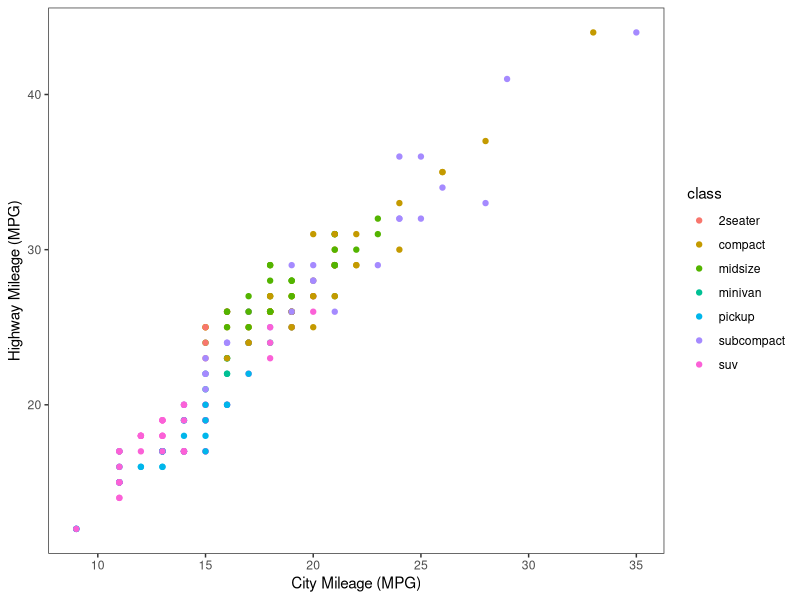
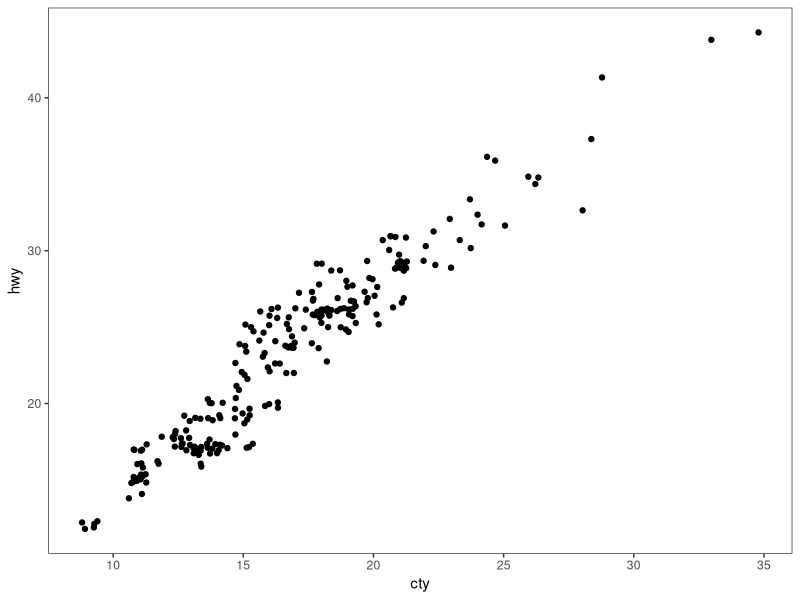
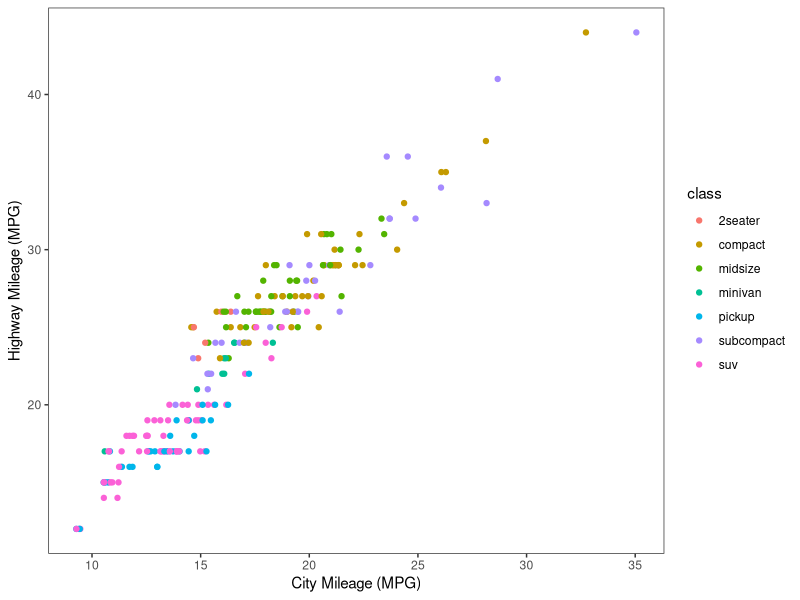

Source code (R) for these figures, in order: (Note: this script raises an error after producing the figures.)
# ---------------------------------------------------------- #
#### MODULE 3: Plot even more data!                       ####               
# ---------------------------------------------------------- #

## OBJECTIVE:
# 1. To develop a "grammar of graphics".
# 2. To become comfortable using ggplot2 for exploratory data visualization.


# ---------------------------------------------------------- #
#### SET UP:                                              ####
# ---------------------------------------------------------- #
# REMINDER: In RStudio, open the Rproject for our course (UNCG_DataWrangling), 
# pull any changes from GitHub, and navigate to the branch you created for 
# yourself (just a single branch for the whole semester) in RStudio's Git tab.
# Open this week's assignment in this new branch to complete and submit on GitHub.
# Ideally, you'll commit your answers a bit at a time as you work through
# this assignment, rather than committing all at once at the end.

# Reminder of some helpful resources for graphing in R:
# ggplot Cookbook: http://www.cookbook-r.com/Graphs/
# Official ggplot2 Book: https://ggplot2-book.org/
# Themes in ggplot2: https://ggplot2-book.org/polishing.html#themes

# In ggplot2, aesthetic means “something you can see”. Each aesthetic is a
# mapping between a visual cue and a variable.
# Examples include:
# position (i.e., on the x and y axes)
# color (“outside” color)
# fill (“inside” color)
# shape (of points)
# line type
# size

# Each type of geometric object (geom) accepts only a subset of all aesthetics.
# Refer to the geom help pages to see what mappings each geom accepts. Aesthetic
# mappings are set with the aes() function.
??geom

# TASK: We will be using the ggplot2 package for graphing. Fortunately, ggplot2 
# is nested within the tidyverse package (along with many others).
# Start by writing code to load the tidyverse library.
# HINT: see the end of assignment #1 if you forgot how to load a package.
library(tidyverse)

# TASK: Write code below to set your theme to black and white and both your major
# AND minor gridlines to element_blank for all plots you'll be making today.
# HINT: Check back to last week's assignment section 1.9 for setting themes for
# all plots.
theme_set(
  theme_bw() +
    theme(
      panel.grid.major = element_blank(),
      panel.grid.minor = element_blank()
    )
)

# ---------------------------------------------------------- #
#### 1.0 CORRELATION                                      ####
# ---------------------------------------------------------- #

# We learned how to make correlations last week, but it never hurts to get
# more practice! Let's start by using a data set built into ggplot2.
# The mpg dataset looks at the gas efficiency of different cars. Run the following
# code to load the data:
data(mpg, package = "ggplot2")

# TASK: Create a scatterplot (i.e., a dot plot) to relate city and highway mileage.
# Color the points by the class of car (class column) and label the x and y axis 
# to be more informative (City Mileage (MPG) vs Highway Mileage (MPG)).
# HINT: Refer back to last week's assignment or the ggplot help resources if you 
# forget how to make a scatterplot.
ggplot(mpg, aes(x = cty, y = hwy, color = class)) +
  geom_point() +
  labs(
    x = "City Mileage (MPG)",
    y = "Highway Mileage (MPG)"
  )

# Looks alright, but the graph may be hiding some information...
# QUESTION: How many data points are in the mpg dataframe?
# There are 234 observations in the mpg data frame. 

# QUESTION: Approximately how many dots are in the graph you just made? How does
# that compare to the number of observations in the dataframe?
# There are approximately 78 dots in the graph created. We have about one third 
# of the observations in the graph. This is because many points overlap in the 
# graph.

# Try another correlation-focused geom that addresses this problem by running
# the following code:
ggplot(data=mpg, aes(x=cty, y=hwy)) + 
  geom_jitter()


# QUESTION: What happened when you created the plot with geom_jitter?

# When we created a plot with geom_jitter all the points that were on top 
# of each other spread out. This gives us more information from 
# the data set. 

# QUESTION: Run the code to create a plot using geom_jitter a second time. Then run it
# again and again. What happens each time? Why is this happening?
# When running the code again the points change position each time. This happens because 
# geom_jitter adds random variation to the points. 

# TASK: The default in geom_jitter is to jitter (or slightly move) the points away
# from each other in both the x and y directions. Check the help file for geom_jitter
# and write code below to make a graph where you jitter points in only the x-dimension
# by 0.5.
help("geom_jitter")

ggplot(mpg, aes(x = cty, y = hwy, color = class)) +
  geom_jitter(width = 0.5, height = 0 ) +
  labs(
    x = "City Mileage (MPG)",
    y = "Highway Mileage (MPG)"
  )

# ---------------------------------------------------------- #
#### 1.1 DETOUR! COLORS, COLORS, COLORS                   ####
# ---------------------------------------------------------- #

# Our world is so colorful, and our graphs can be too! But we want to be mindful
# of our color choices to not only be beautiful, but also informative and accessible.

# TASK: Create a new dataframe that filters our mpg data down to only information
# for car classes compact, midsize, and suv using an %in% statement. Name your 
# new dataframe mpgSubset.
# HINT: Refer back to the Transform assignment if you want help with %in% (or 
# try googling!)


# ggplot has lots of nice (and some not so nice) built-in color palettes that we 
# can use to fill our bars with color. Try running the following code:
ggplot(data=mpgSubset, aes(x=cty, y=hwy, color=class)) +
  geom_jitter()

# The code above supplies us with ggplot's default color palette, which I find not
# so pleasing. Let's try to change this!

# We can add a statement specifying the scale of colors we would prefer. One way
# to do this is to use other pre-set palettes from ggplot. Run the code below to 
# ask ggplot to use the color brewer's palette called Set 1.
ggplot(data=mpgSubset, aes(x=cty, y=hwy, color=class)) +
  geom_jitter() +
  scale_color_brewer(palette="Set1")

# Alternatively, we could use the "RdBu" palette:
ggplot(data=mpgSubset, aes(x=cty, y=hwy, color=class)) +
  geom_jitter() +
  scale_color_brewer(palette="RdBu")

# QUESTION: Investigate the color brewer's range of palettes at this website: 
# https://r-graph-gallery.com/38-rcolorbrewers-palettes.html
# What do you notice about the colors chosen from each of the palettes that we
# used above? (i.e., does it use the first three colors in the palette? The last
# three? Some other combination?)


# We could also pick out EXACTLY which colors we want for our figure. 
# There are 4 main ways to specify colors in R:
### by name
### by number
### by Hex code
### with the rgb() function

# By Name: R allows you to call more than 600 colors by name! Run the following
# code to see a list:
colors()

# We can put in the colors we chose for each variable by adding the 
# scale_color_manual() function to our plot. Try it out by running the following
# code:
ggplot(data=mpgSubset, aes(x=cty, y=hwy, color=class)) +
  geom_jitter() +
  scale_color_manual(values=c('midnightblue', 'cornflowerblue', 'tomato3'))


# You can also chose colors by number, which are assigned in R.

# TASK: Copy and paste the code to make our scatterplot and replace the color names
# with three numbers of your choice (between 1 and 657). How does your new figure look?
# HINT: remember to remove the quotation marks when calling numbers.


# QUESTION: How do you think you could figure out which color name belongs to
# each color number?
# HINT: Try creating a dataframe from color() by passing it into the
# as.data.frame() function.


# You can also chose colors by Hex code. A Hex color code is a 6-symbol code made
# of up to three 2-symbol elements (6 symbols in length all together). Each of 
# the 2-symbol elements represents a color value in the Red-Green-Blue (RGB) color
# scale from 0 to 255. Hex codes are written with a # in front of them. Let's try
# out calling our colors using hex code.
ggplot(data=mpgSubset, aes(x=cty, y=hwy, color=class)) +
  geom_jitter() +
  scale_color_manual(values=c('#191970', '#6495ED', '#FF6347'))

# There are two great things about hex codes. First, you can call ANY color you 
# want with a hex code. That is, you're not limited to the 657 colors that are
# in ggplot. By specifying the color by hex code, you can pick literally anything!

# TASK: Google the search term "color picker". This should bring up google's color
# picker (in addition to a billion other color picking websites). Use this color
# picker to generate the hex codes for three new colors of your choice. Then copy
# and paste the above code, replacing the hex codes with your color choices.


# The second great thing about hex codes is that you can control the transparency
# of your colors. Transparency is set in a hex code by adding two extra symbols
# to the end, which together make up the "alpha" element. Adding 00 to the end 
# of your hex code will make your color completely transparent, while adding FF 
# to the end will make it completely opaque. Any number/letters in-between will 
# result in partial transparency. You can find a complete list of transparencies
# between 0-100% here: https://gist.github.com/lopspower/03fb1cc0ac9f32ef38f4

# TASK: Try out transparency by copying and pasting your graph code below and
# adding the alpha element to the end of each of your hex codes to make your
# first color 0% transparent, your second color 50% transparent, and your third
# color 100% transparent.


# QUESTION: What happened to the point that you set to 100% transparent?


# Finally, we can set our colors using the rgb() function. This operates very
# similarly to the hex code, where you can pick exactly the color and transparency
# you want. Try it out by running the following code:
ggplot(data=mpgSubset, aes(x=cty, y=hwy, color=class)) +
  geom_jitter() +
  scale_color_manual(values=c(rgb(.10, .10, .44, 1), rgb(.39, .58, .93, 1), rgb(1.0, .39, .28, 1)))

# TASK: Modify the above code to make all of your points 50% transparent.

# There are so many inventive and artistic people in the world who have expanded
# the offerings for colors in ggplot. Check out some notable ones listed below
# when choosing colors for this assignment.
### Color-blind friendly palettes: https://github.com/JLSteenwyk/ggpubfigs
### Color palettes from vintage National Parks posters: https://github.com/katiejolly/nationalparkcolors
### Color palettes based on Wes Anderson movies: https://github.com/karthik/wesanderson
### Color palettes from famous Dutch paintings: https://github.com/EdwinTh/dutchmasters


# ---------------------------------------------------------- #
#### 1.2 DETOUR! LEGENDS                                  ####
# ---------------------------------------------------------- #

# When you specify colors in your ggplot code, R throws in a bonus legend for free!
# However, this legend is often not as clear or visually appealing as we might 
# prefer. But as with all geometric objects in ggplot, legends can be easily altered.

# Run the following code to create a scatter plot. Feel free to modify the colors
# as you prefer!
ggplot(data=mpgSubset, aes(x=cty, y=hwy, color=class)) +
  geom_jitter()

# QUESTION: Where did ggplot get the legend title and values from?


# We could change the title and values in our legend by altering the dataframe
# we are passing into ggplot. But that seems a bit drastic. Instead, we can 
# lean on the same code that specifies our color picks to alter the legend text.
# Try it out by running the following code:
ggplot(data=mpgSubset, aes(x=cty, y=hwy, color=class)) + 
  geom_jitter() + 
  scale_color_manual(values=c('#FCBA03', '#380754', '#496916'),
                     name='Class of Car', 
                     breaks=c('suv', 'midsize', 'compact'), 
                     labels=c('SUV', 'Midsize', 'Compact'))


# TASK: Label each line of the code above with what it is doing.
# HINT: Check the scale_color_manual help file or ggplot Cookbook for more info.


# IMPORTANT: It is important to pay attention to the order you provide ggplot with 
# your color choices and legend labels! Try running the following code:
ggplot(data=mpgSubset, aes(x=cty, y=hwy, color=class)) + 
  geom_jitter() + 
  scale_color_manual(values=c('#FCBA03', '#380754', '#496916'), 
                     name='Class of Car', 
                     breaks=c('suv', 'midsize', 'compact'), 
                     labels=c('Compact', 'SUV', 'Midsize')) 


# QUESTION: What is wrong with the code above? Why is it so important to be
# careful with the order you pass information into ggplot?


# While changing the legend text and factor order takes place in the scale_color_manual
# step, moving the legend around on the graph page is part of the graph theme. We
# can try this out using the code below:
ggplot(data=mpgSubset, aes(x=cty, y=hwy, color=class)) + 
  geom_jitter() + 
  theme(legend.position='top')


# TASK: Modify the code above to have the legend display along the bottom of
# the figure.


# We can also have the legend located within the area of the graph itself! We can 
# do this by specifying the coordinates for where the legend should go within the
# graph axes. First we set the legend position and then we set the anchoring 
# position by justifying the legend.
### bottom left: 0,0
### bottom right: 1,0
### top left: 0,1
### top right: 1,1

# Try it out by running the following code:
ggplot(data=mpgSubset, aes(x=cty, y=hwy, color=class)) + 
  geom_jitter() + 
  theme(legend.position=c(1,0), legend.justification=c(1,0))

# QUESTION: What happens if you don't include the code for legend justification
# above?


# TASK: Copy and paste the code from above. Modify it to place the legend in the
# upper left part of the graph.


# Finally, we might want to remove the legend altogether! We would do so by
# modifying the theme as well. 

# TASK: Check the ggplot cookbook to find the legends section. Read what it says 
# about removing the legend. Then copy and paste the graph code from above. Modify
# the code to remove the legend.


# ---------------------------------------------------------- #
#### 2.0 DEVIATION                                        ####
# ---------------------------------------------------------- #

# Used to compare variation in values between small number of items (or categories) 
# with respect to a fixed reference.

# Whether the graphical type is a deviation graph or a composition graph (or a 
# ranking graph) may depend on the underlying data structure.

# We used geom_bar() last week with factor data to create a bar graph. But
# geom_bar() is a bit tricky because it can make EITHER a bar graph or a histogram
# depending on the data you give it. The default of geom_bar() is to set stat to 
# count so if you give it just a continuous x value, it will make a histogram. Try
# it with the following code:
ggplot(data=mpg, aes(x=hwy)) + 
  geom_bar()

# In order to have the geom create bars and not a histogram, you must:
# 1) Set stat = identity
# 2) Provide both an x and a y inside the aes(), where x is either a character 
# or factor and y is numeric.

# TASK: Create a dataframe of summary statistics for the mpg data, calculating the
# mean, standard deviation, and standard error for highway mpg grouping by class.
# Name the resulting dataframe highwayMPG and your new variables hwy_mean, hwy_sd,
# and hwy_se.
# HINT: Look back at the Transform assignment if you forget how to summarize the
# data. Also recall, standard error = 1.96*standard deviation.


# TASK: Create a bar graph showing the average highway MPG on the y-axis and 
# car class on the x-axis. Fill the bars by class. Add in error bar caps that are 20%
# the width pf the bars.
# HINT: Don't forget to change stat from the default in your geom_bar() statement!


# ---------------------------------------------------------- #
#### 2.1 DETOUR! COLORS AND LEGENDS, AGAIN                ####
# ---------------------------------------------------------- #

# Recall that some geometric elements require fills instead of (or sometimes in
# addition to) colors.

# TASK: Create a bar graph with the mpg summary stats with the following parameters:
# (1) Black bar outline
# (2) Bars filled with the color brewer palette "Dark2" using the scale_fill_manual
#     statement
# (3) No legend
# (4) Informative x- and y-axis labels. 

# HINT: Carefully consider whether your color and/or fill should go within an aes() 
# statement, the scale_fill_manual or scale_color_manual statements, or neither.
# If in doubt, try a bunch of ways until it looks how we want it. And consult 
# your helpful ggplot resources on the web.


# ---------------------------------------------------------- #
#### 2.2 DETOUR! AXIS MODIFICATIONS                       ####
# ---------------------------------------------------------- #

# Run the following code, feeling free to modify colors as you prefer:
ggplot(data=highwayMPG, aes(x=class, y=hwy_mean, fill=class)) +
  geom_bar(stat='identity') 

# QUESTION: Where is ggplot getting the x-axis tick labels from?


# Often our tick labels are not the best. We can modify them to be more informative
# or visually appealing by directly modifying the dataframe, but again this feels
# a bit extreme. Instead, we can directly modify the scale of the axis. For axes
# that deal with categories, we are setting the discrete scale. Try it out by
# running the following code:
ggplot(data=highwayMPG, aes(x=class, y=hwy_mean, fill=class)) +
  geom_bar(stat='identity') +
  scale_x_discrete(labels=c('sport', 'compact', 'midsize', 'minivan', 'pickup', 'subcompact', 'SUV'))

# We can also change the scale of the continuous axes, including how large they are
# and where the tick marks fall as follows:
ggplot(data=highwayMPG, aes(x=class, y=hwy_mean, fill=class)) +
  geom_bar(stat='identity') +
  scale_y_continuous(breaks=seq(0, 50, 10)) +
  coord_cartesian(ylim=c(0,50))

# QUESTION: Try running the code above without the coord_cartesian() statement. 
# What is surprising about the resulting graph? Based on this result, what do you
# think the coord_cartesian() statement does?


# We can also add a statement into the scale discrete or continuous statements
# to name our axes, rather than putting in a whole separate step of xlab() or ylab().
# Try it out with the following code:
ggplot(data=highwayMPG, aes(x=class, y=hwy_mean, fill=class)) +
  geom_bar(stat='identity') +
  scale_x_discrete(name='Class of Car') +
  scale_y_continuous(name='Mean Highway MPG')


# Finally, we can flip our axes easily in ggplot as follows:
ggplot(data=highwayMPG, aes(x=class, y=hwy_mean, fill=class)) +
  geom_bar(stat='identity') +
  coord_flip()


# TASK: Let's put it all together. Make a graph of the mpg summary stats with the
# following specifications:
# (1) color by class of car using a color scheme of your choice (not the default)
# (2) plot the class of car on the x-axis and the highway MPG on the y axis
# (3) include better names for the x- and y-axis titles
# (4) include better names for the car classes
# (5) set the scale of the highway mpg to run from 0 to 30 with breaks every 5 
# (6) flip your axes
# (7) remove the legend


# ---------------------------------------------------------- #
#### 3.0 RANKING                                          ####
# ---------------------------------------------------------- #
# Used to compare the position or performance of multiple items with respect to 
# each other. Actual values matters somewhat less than the ranking.

# TASK: Create a dataframe of summary statistics for the mpg data, calculating the
# mean, standard deviation, and standard error for CITY mpg grouping by class.
# Name the resulting dataframe cityMPG and your new variables city_mean, city_sd,
# and city_se.
# HINT: Look back at the Transform assignment if you forget how to summarize the
# data. Also, standard error = 1.96*standard deviation.


# Now we want to plot our data in order from smallest to largest city MPG to get
# a ranking. To do so, we need to use the reorder() function to rearrange the data
# going into our x-axis.
ggplot(cityMPG, aes(x=reorder(class, city_mean), y=city_mean)) + 
  geom_bar(stat="identity")

# TASK: Recreate the above ranking figure to include the following:
# (1) class of car on the x-axis with informative axis and tick labels
# (2) MPG ordered from highest to lowest (hint: try google if you're unsure)
# (3) bars with dary grey outlines and filled by class with your favorite color scheme
# (4) error bars with end caps 30% the width of the bars
# (5) y-axis from 0 to 30 with tick marks every 5
# (6) no legend.


# ---------------------------------------------------------- #
#### 4.0 DISTRIBUTION                                     ####
# ---------------------------------------------------------- #
# When you have lots and lots of data points and want to study where and how the
# data points are distributed.

# Histograms can be accomplished with either geom_bar() or geom_histogram()
ggplot(mpg, aes(hwy)) + 
  geom_histogram()

# TASK: Recreate the graph above, but using geom_bar() instead


# TASK: Try making a histogram with the categorical variable 'manufacturer'.
# What error message do you get?


# QUESTION: What happens when you follow the advice of the error message and 
# make stat='count'?
ggplot(mpg, aes(manufacturer)) + 
  geom_histogram(stat="count")


# TASK: Make a boxplot comparing the distribution of cty (city mileage) for
# each class of car.
# HINT: Look back to last week if you forget how to make a boxplot.


# We can also make a different type of distribution, a violin plot using the 
# geom_violin statement as follows:
ggplot(mpg, aes(x=class, y=cty)) + 
  geom_violin()

# QUESTION: What does a violin plot show? Check google if you're unsure.


# ---------------------------------------------------------- #
#### 5.0 COMPOSITION                                      ####
# ---------------------------------------------------------- #
# Bar charts and pie charts are classic ways of showing composition of a dataset.

# TASK: Let's get some data for this task by determining the number of cars from 
# each car manufacturer in our mpg dataframe. We can do this as follows:
manufacturerFreq <- mpg %>% 
  group_by(manufacturer) %>% 
  summarize(frequency=length(manufacturer)) %>% 
  ungroup()

# TASK: Make a bar graph of the number of cars (frequency) by manufacturer using
# the dataframe we created above.


# We can switch the bar chart you created above into a pie chart simply by changing
# the coordinate system through a series of steps as follows:

ggplot(manufacturerFreq, aes(x=manufacturer, y=frequency)) +
  geom_bar(stat="identity") +
  coord_polar()

ggplot(manufacturerFreq, aes(x=manufacturer, y=frequency, fill=manufacturer)) +
  geom_bar(stat="identity") +
  coord_polar()

ggplot(manufacturerFreq, aes(x="", y=frequency, fill=manufacturer)) +
  geom_bar(stat="identity", width=1) +
  coord_polar()

ggplot(manufacturerFreq, aes(x="", y=frequency, fill=manufacturer)) +
  geom_bar(stat="identity", width=1) +
  coord_polar(theta="y")

ggplot(manufacturerFreq, aes(x="", y=frequency, fill=manufacturer)) +
  geom_bar(stat="identity", width=1) +
  coord_polar(theta="y", start=0) +
  theme_void() +
  theme(legend.title = element_text(size = 12.5), 
        legend.text  = element_text(size = 8.5),
        legend.key.size = unit(.75, "lines"))

# TASK: Annotate the code below to describe what each line does:
ggplot(manufacturerFreq, aes(x="", y=frequency, fill=manufacturer)) +
  geom_bar(stat="identity", width=1) +
  coord_polar(theta="y", start=0) +
  theme_void() +
  theme(legend.title = element_text(size = 12.5), 
        legend.text  = element_text(size = 8.5),
        legend.key.size = unit(.75, "lines"))


# ---------------------------------------------------------- #
#### 6.0 CHANGE                                           ####
# ---------------------------------------------------------- #

# Time series are often best visualized with line graphs. Let's try this out
# with some new data:
data("economics")

# TASK: Use the economics dataset to plot the number of people who are unemployed
# over time (unemploy vs date). Make a scatterplot, then connect the points with 
# lines using geom_line().
# HINT: use ?economics to get more information about this dataset.




# ---------------------------------------------------------- #
#### GROUPS AND MAPS                                      ####
# ---------------------------------------------------------- #

# Let's save these for group project options, this assignment is really long!









# REMEMBER: Save and push your script when you're done with this assignment!
